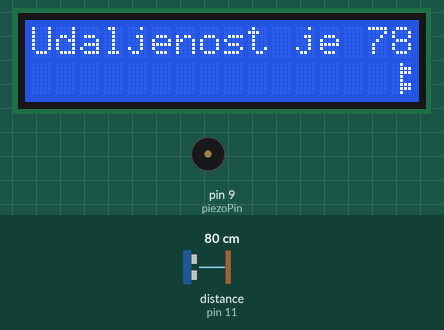
Recording of a sketch running on a simulated Arduino Uno, built with avr-gcc and run on an emulated ATmega328P. Shown: 16×2 character LCD, buzzer (waves = sounding). Wiring (inferred from the names in the program): ultrasonic range finder: trigger pin 12; echo pin 11. The inputs (shaded band) are chosen by the test bench; at power-on: distance to the obstacle (sensor on pin 11) 80 cm. The echo pulse lasts 58.3 µs per cm; what the sketch prints to the serial monitor is not drawn. At 9.1 s the program stops and its outputs stay as they are.

Above: at 1.3 s.
1.4 s: distance to the obstacle (sensor on pin 11) set to 56 cm
At 2.6 s:
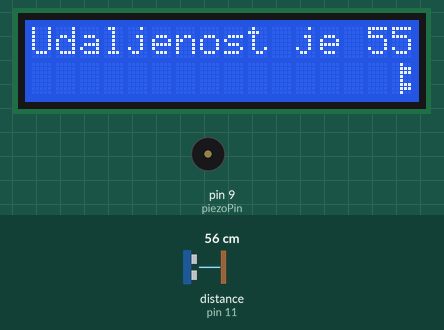
2.9 s: distance to the obstacle (sensor on pin 11) set to 47 cm
At 5.1 s:
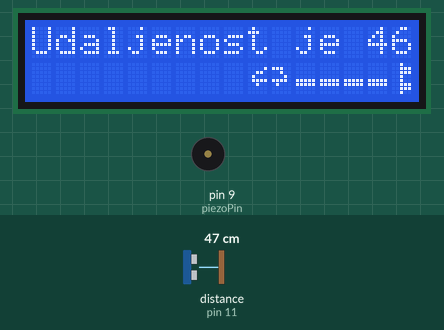
5.9 s: distance to the obstacle (sensor on pin 11) set to 27 cm
At 7.12 s:
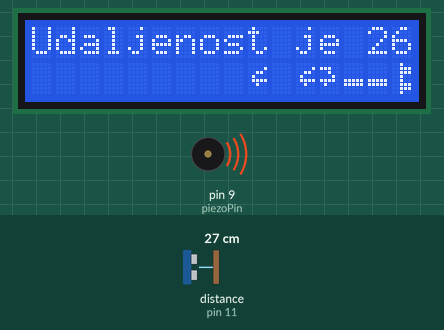
8.9 s: distance to the obstacle (sensor on pin 11) set to 2 cm
At 10.0 s:
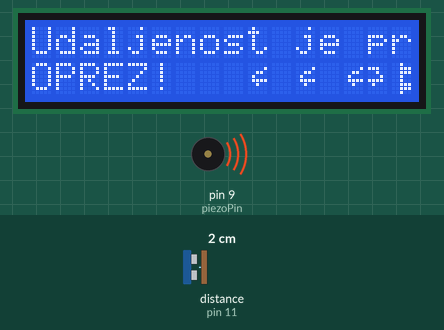
Timing chart, 0 to 10.6 s (numbered marks = the images above; inputs shaded):
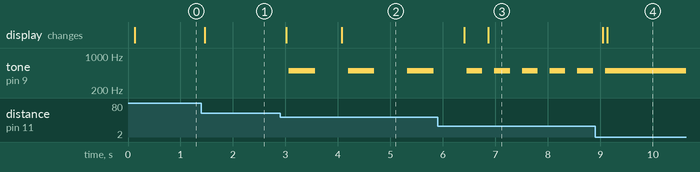

Measured:
- the behaviour switches between 51 and 50 cm on distance to the obstacle (sensor on pin 11) (found by bisection; images 1 and 2)
- after the input at 1.4 s, the display: changes after 0.06 s (image 1)
- after the input at 2.9 s, tone on pin 9 (piezoPin): alternates 500 Hz for 0.50 s and silent for 0.63 s, starting after 0.16 s; the display: first changes after 0.11 s (image 2 shows a later state)
- after the input at 5.9 s, tone on pin 9 (piezoPin): alternates 500 Hz for 0.30 s and silent for 0.23 s, starting after 0.85 s; the display: first changes after 0.50 s (image 3 shows a later state)
- after the input at 8.9 s, tone on pin 9 (piezoPin): goes on until 9.1 s, then stays 500 Hz; the display: first changes after 0.14 s (image 4 shows a later state)

The sketch:

Arduino-parking-sensor.ino
```cpp
//Arduino parking sensor with I2C LCD and Distance Meter

#include <LiquidCrystal_I2C.h>

//initialize LCD
LiquidCrystal_I2C lcd(0x27, 2, 1, 0, 4, 5, 6, 7, 3, POSITIVE);

const int trigPin = 12;
const int echoPin = 11;
const int piezoPin = 9;

long duration;
long distance;

uint8_t obstacle[] = {
  0b00100,
  0b00111,
  0b00111,
  0b00100,
  0b00100,
  0b00111,
  0b00111,
  0b00100
};

byte car1[] = {
  B00000,
  B00001,
  B00110,
  B01000,
  B01111,
  B00100,
  B00000,
  B00000
};

byte car2[] = {
  B00000,
  B11100,
  B00100,
  B00010,
  B11110,
  B01000,
  B00000,
  B00000
};

byte line[] = {
  B00000,
  B00000,
  B00000,
  B00000,
  B11111,
  B11111,
  B00000,
  B00000
};

void setup(){
  pinMode(trigPin, OUTPUT);
  pinMode(echoPin, INPUT);
  pinMode(piezoPin, OUTPUT);
  Serial.begin(9600);
  lcd.begin(16,2);
  lcd.backlight();
  lcd.setCursor(0,0);
  lcd.createChar(0, obstacle);
  lcd.home();
  lcd.createChar(1, line);
  lcd.home();
  lcd.createChar(2, car2);
  lcd.home();
  lcd.createChar(3, car1);
  lcd.home();
  lcd.setCursor(15,1);
  lcd.write((byte)0);
}


void loop(){
  digitalWrite(trigPin, LOW);
  delayMicroseconds(2);
  digitalWrite(trigPin, HIGH);
  delayMicroseconds(10);
  digitalWrite(trigPin, LOW);
  duration = pulseIn(echoPin, HIGH);
  distance = duration * 0.034 / 2;
  if(distance > 332 || distance < 2){
    Serial.println("Udaljenost je prevelika! ");
    lcd.setCursor(0,0);
    lcd.print("Udaljenost je prevelika!");
  }
  else{
    Serial.print("\n Udaljenost je: ");
    Serial.print(distance);
    Serial.print(" cm");
    lcd.setCursor(0,0);
    lcd.print("Udaljenost je ");
    lcd.print(distance);

  }
  delay(50);
  if(distance < 50){  //0.5 m = 50 cm
    noTone(piezoPin);

  }
  if(distance > 10 && distance < 50){
    if(distance > 40 && distance <50){
      tone(piezoPin, 500, 500);
      delay(1000);
      lcd.setCursor(14,1);
      lcd.write((byte)1);
      lcd.setCursor(13,1);
      lcd.write((byte)1);
      lcd.setCursor(12,1);
      lcd.write((byte)1);
      lcd.setCursor(11,1);
      lcd.write((byte)1);
      lcd.setCursor(10,1);
      lcd.write((byte)2);
      lcd.setCursor(9,1);
      lcd.write((byte)3);
    }
    if(distance > 30 && distance <40){
      tone(piezoPin, 500, 400);
      delay(700);
      lcd.setCursor(14,1);
      lcd.write((byte)1);
      lcd.setCursor(13,1);
      lcd.write((byte)1);
      lcd.setCursor(12,1);
      lcd.write((byte)1);
      lcd.setCursor(11,1);
      lcd.write((byte)2);
      lcd.setCursor(10,1);
      lcd.write((byte)3);
      lcd.setCursor(9,1);
      lcd.print(" ");
    }
    if(distance > 20 && distance <30){
      tone(piezoPin, 500, 300);
      delay(400);
      lcd.setCursor(14,1);
      lcd.write((byte)1);
      lcd.setCursor(13,1);
      lcd.write((byte)1);
      lcd.setCursor(12,1);
      lcd.write((byte)2);
      lcd.setCursor(11,1);
      lcd.write((byte)3);
      lcd.setCursor(10,1);
      lcd.print(" ");
    }
    if(distance > 10 && distance <20){
      tone(piezoPin, 500, 200);
      delay(100);
      lcd.setCursor(14,1);
      lcd.write((byte)1);
      lcd.setCursor(13,1);
      lcd.write((byte)2);
      lcd.setCursor(12,1);
      lcd.write((byte)3);
      lcd.setCursor(11,1);
      lcd.print(" ");
    }
  }
  while(distance < 10){
    tone(piezoPin, 500);
    lcd.setCursor(0,1);
    lcd.print("OPREZ!");
    lcd.setCursor(14,1);
    lcd.write((byte)2);
    lcd.setCursor(13,1);
    lcd.write((byte)3);
    lcd.setCursor(12,1);
    lcd.print(" ");
  }
  delay(50);
}

  void beep(unsigned char distance){
    tone(piezoPin, 500);
  }

  void beep_init(){
    tone(piezoPin, 500, 300);
    delay(300);
    tone(piezoPin, 500, 300);
    delay(300);
    tone(piezoPin, 500, 300);
    delay(300);
  }
```

arduino-parking-sensor.cpp
```cpp
//Arduino parking sensor with I2C LCD and Distance Meter

#include <LiquidCrystal_I2C.h>

//initialize LCD
LiquidCrystal_I2C lcd(0x27, 2, 1, 0, 4, 5, 6, 7, 3, POSITIVE);

const int trigPin = 12;
const int echoPin = 11;
const int piezoPin = 9;

long duration;
long distance;

uint8_t obstacle[] = {
  0b00100,
  0b00111,
  0b00111,
  0b00100,
  0b00100,
  0b00111,
  0b00111,
  0b00100
};

byte car1[] = {
  B00000,
  B00001,
  B00110,
  B01000,
  B01111,
  B00100,
  B00000,
  B00000
};

byte car2[] = {
  B00000,
  B11100,
  B00100,
  B00010,
  B11110,
  B01000,
  B00000,
  B00000
};

byte line[] = {
  B00000,
  B00000,
  B00000,
  B00000,
  B11111,
  B11111,
  B00000,
  B00000
};

void setup(){
  pinMode(trigPin, OUTPUT);
  pinMode(echoPin, INPUT);
  pinMode(piezoPin, OUTPUT);
  Serial.begin(9600);
  lcd.begin(16,2);
  lcd.backlight();
  lcd.setCursor(0,0);
  lcd.createChar(0, obstacle);
  lcd.home();
  lcd.createChar(1, line);
  lcd.home();
  lcd.createChar(2, car2);
  lcd.home();
  lcd.createChar(3, car1);
  lcd.home();
  lcd.setCursor(15,1);
  lcd.write((byte)0);
}


void loop(){
  digitalWrite(trigPin, LOW);
  delayMicroseconds(2);
  digitalWrite(trigPin, HIGH);
  delayMicroseconds(10);
  digitalWrite(trigPin, LOW);
  duration = pulseIn(echoPin, HIGH);
  distance = duration * 0.034 / 2;
  if(distance > 332 || distance < 2){
    Serial.println("Udaljenost je prevelika! ");
    lcd.setCursor(0,0);
    lcd.print("Udaljenost je prevelika!");
  }
  else{
    Serial.print("\n Udaljenost je: ");
    Serial.print(distance);
    Serial.print(" cm");
    lcd.setCursor(0,0);
    lcd.print("Udaljenost je ");
    lcd.print(distance);

  }
  delay(50);
  if(distance < 50){  //0.5 m = 50 cm
    noTone(piezoPin);

  }
  if(distance > 10 && distance < 50){
    if(distance > 40 && distance <50){
      tone(piezoPin, 500, 500);
      delay(1000);
      lcd.setCursor(14,1);
      lcd.write((byte)1);
      lcd.setCursor(13,1);
      lcd.write((byte)1);
      lcd.setCursor(12,1);
      lcd.write((byte)1);
      lcd.setCursor(11,1);
      lcd.write((byte)1);
      lcd.setCursor(10,1);
      lcd.write((byte)2);
      lcd.setCursor(9,1);
      lcd.write((byte)3);
    }
    if(distance > 30 && distance <40){
      tone(piezoPin, 500, 400);
      delay(700);
      lcd.setCursor(14,1);
      lcd.write((byte)1);
      lcd.setCursor(13,1);
      lcd.write((byte)1);
      lcd.setCursor(12,1);
      lcd.write((byte)1);
      lcd.setCursor(11,1);
      lcd.write((byte)2);
      lcd.setCursor(10,1);
      lcd.write((byte)3);
      lcd.setCursor(9,1);
      lcd.print(" ");
    }
    if(distance > 20 && distance <30){
      tone(piezoPin, 500, 300);
      delay(400);
      lcd.setCursor(14,1);
      lcd.write((byte)1);
      lcd.setCursor(13,1);
      lcd.write((byte)1);
      lcd.setCursor(12,1);
      lcd.write((byte)2);
      lcd.setCursor(11,1);
      lcd.write((byte)3);
      lcd.setCursor(10,1);
      lcd.print(" ");
    }
    if(distance > 10 && distance <20){
      tone(piezoPin, 500, 200);
      delay(100);
      lcd.setCursor(14,1);
      lcd.write((byte)1);
      lcd.setCursor(13,1);
      lcd.write((byte)2);
      lcd.setCursor(12,1);
      lcd.write((byte)3);
      lcd.setCursor(11,1);
      lcd.print(" ");
    }
  }
  while(distance < 10){
    tone(piezoPin, 500);
    lcd.setCursor(0,1);
    lcd.print("OPREZ!");
    lcd.setCursor(14,1);
    lcd.write((byte)2);
    lcd.setCursor(13,1);
    lcd.write((byte)3);
    lcd.setCursor(12,1);
    lcd.print(" ");
  }
  delay(50);
}

  void beep(unsigned char distance){
    tone(piezoPin, 500);
  }

  void beep_init(){
    tone(piezoPin, 500, 300);
    delay(300);
    tone(piezoPin, 500, 300);
    delay(300);
    tone(piezoPin, 500, 300);
    delay(300);
  }
```
